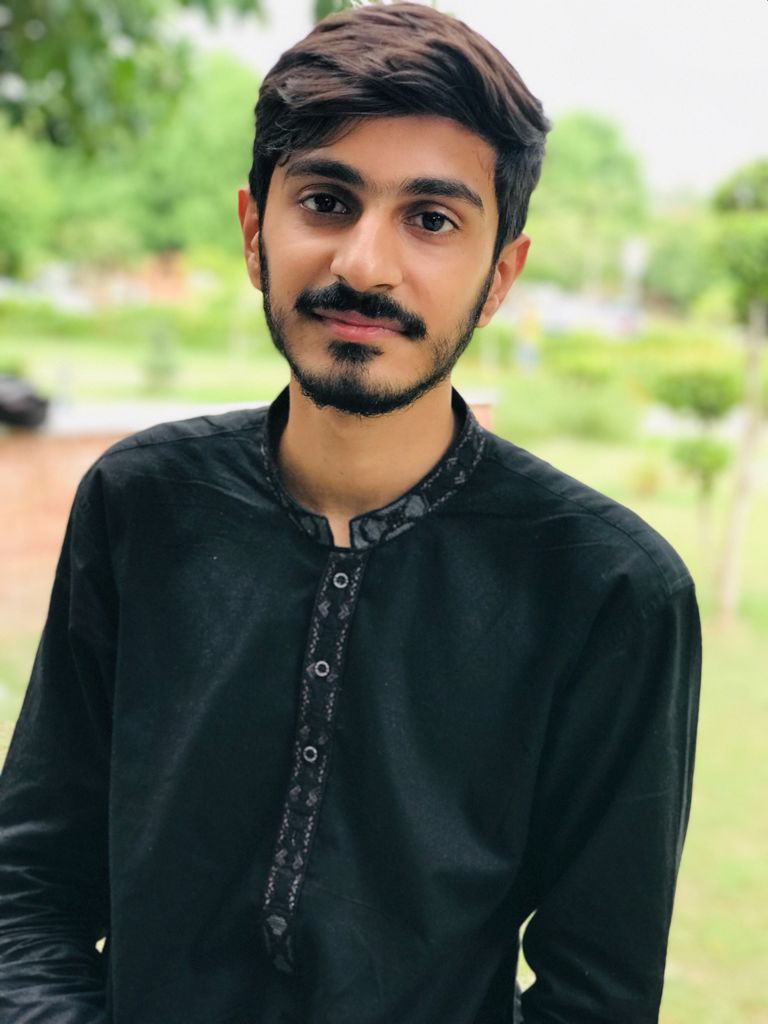
%> input picture img/profile.jpg, 768 x 1024 px
$ octave Sharpening.m   (GNU Octave 9; MATLAB toolbox functions it lacks are replaced by stand-ins)
%> lines starting %> are read from the running program, lines starting %| are printed output that depends on the picture
A = rgb2gray(imread("img\profile.jpg"));
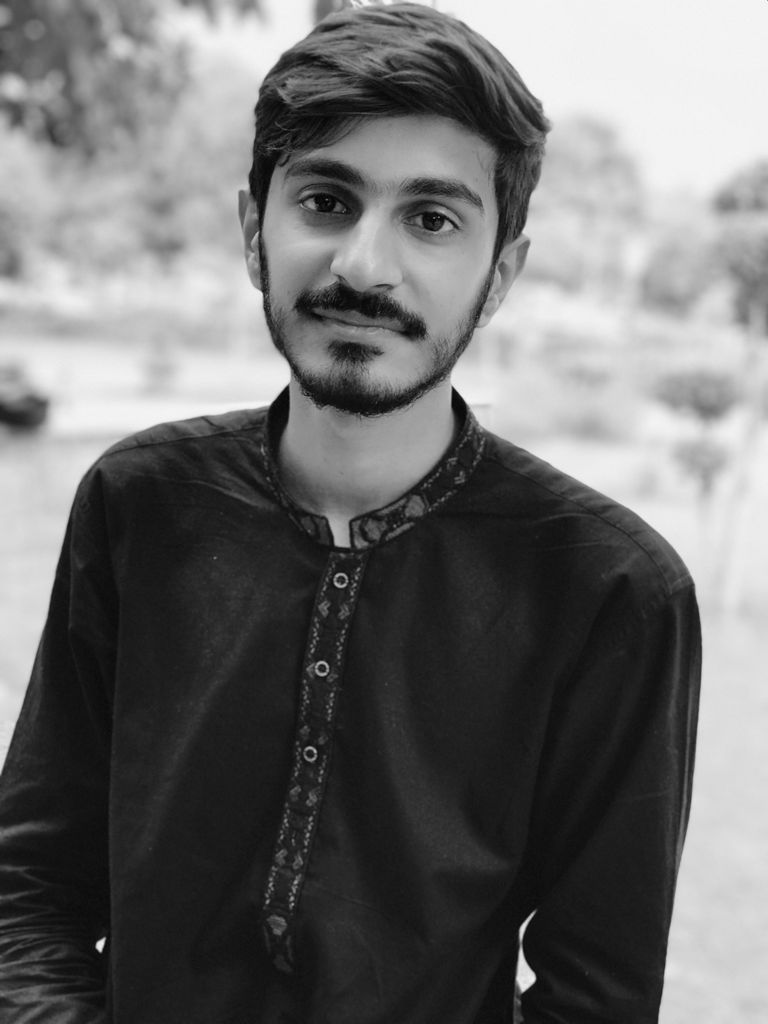
%> A: size 1024x768 uint8; min 0, max 252, mean 109.6
myfilter1 = [-1 -1 -1; -1 9 -1; -1 -1 -1];
myfilter2 = [0 0 0; 0 1 0; 0 0 0];
myfilter3 = 1/9*eye(9);
myfilter4 = [-1 -1 0; -1 0 1; 0 1 1];
myfilter5 = ones(7,7);
C = 1.4*A;
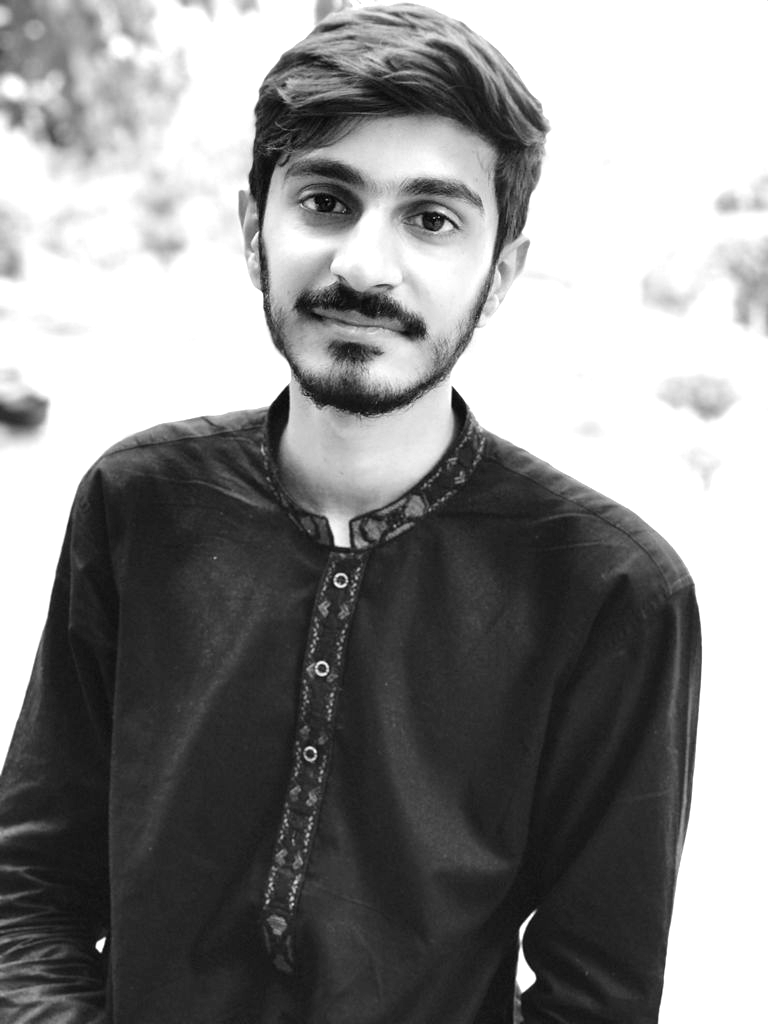
%> C: size 1024x768 uint8; min 0, max 255, mean 137.8
B = imfilter(A,myfilter1);
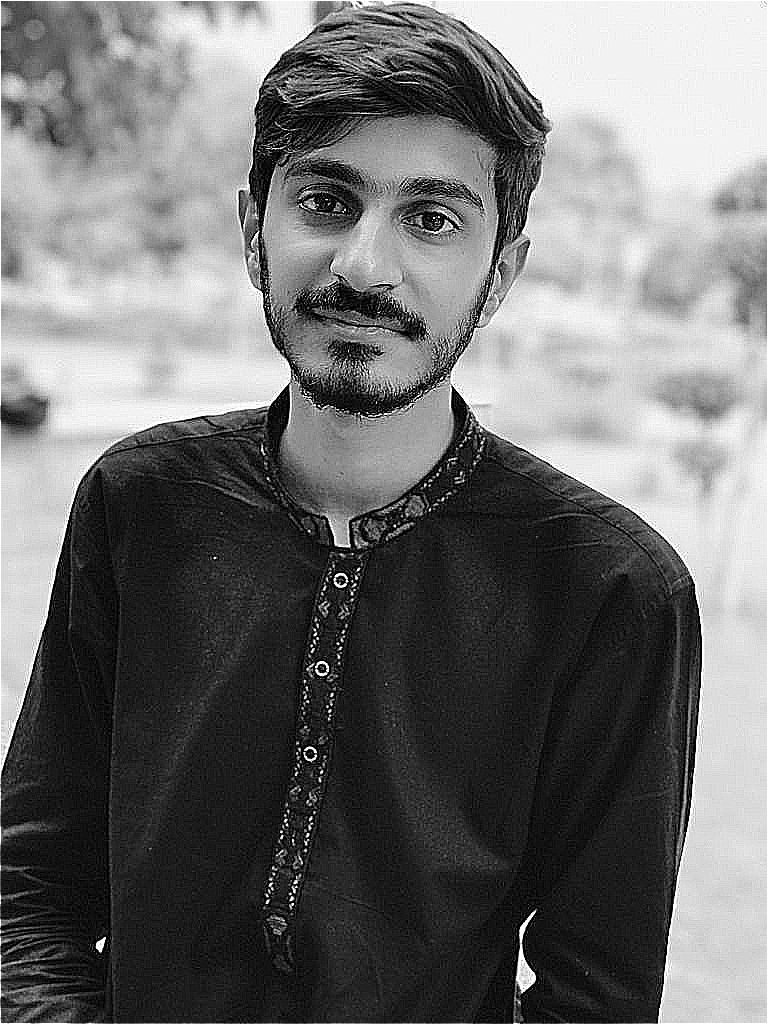
%> B: size 1024x768 uint8; min 0, max 255, mean 110.4


figure;imshow(A)
figure;imshow(B,[])
